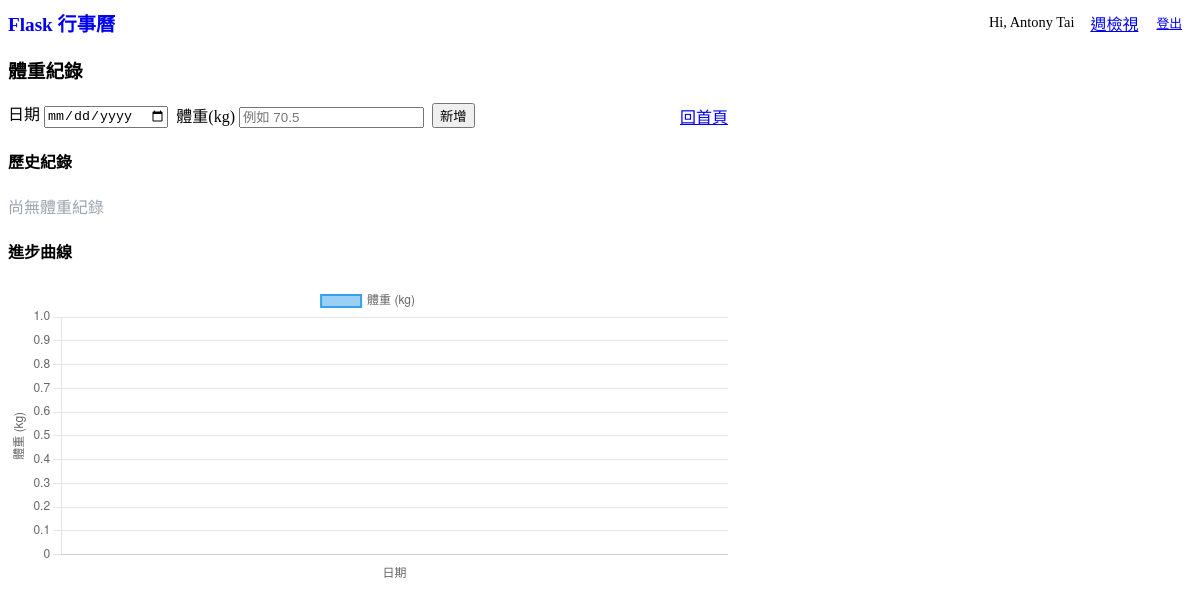
The app's page /weight (signed in), older data.
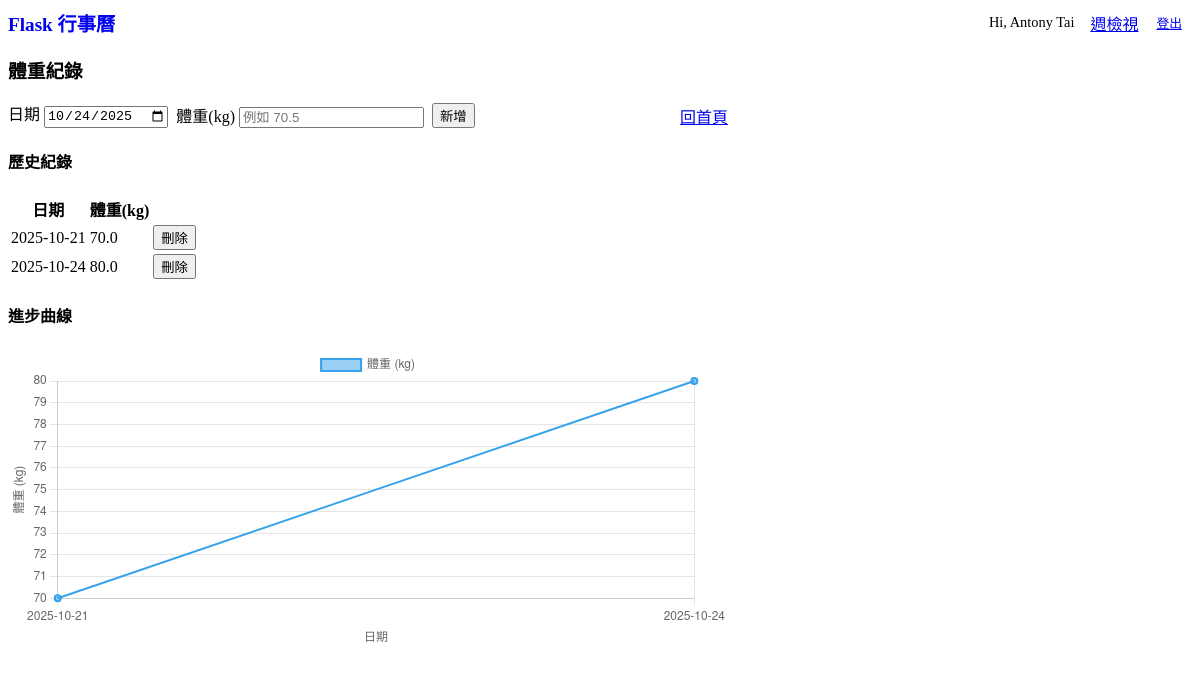
The same page, newer data.
### app.py (models this page shows)
class User(UserMixin, db.Model):
    __tablename__ = "users"
    id = db.Column(db.Integer, primary_key=True)
    email = db.Column(db.String(100), unique=True, nullable=False, index=True) # Email 是核心
    name = db.Column(db.String(100), nullable=True)
    created_at = db.Column(db.DateTime, default=func.now())
    social_auths = db.relationship('SocialAuth', backref='user', lazy=True)

class WeightEntry(db.Model):
    __tablename__ = "weight_entries"
    user_id = db.Column(db.Integer, db.ForeignKey('users.id'), nullable=False)
    id = db.Column(db.Integer, primary_key=True)
    date = db.Column(db.Date, nullable=False, index=True)
    weight_kg = db.Column(db.Float, nullable=False)
    created_at = db.Column(db.DateTime, default=func.now())

### app.py (the view, shortened to what this page needs)
@app.route("/weight", methods=["GET", "POST"])
@login_required
def weight_page():
    rows = (
        WeightEntry.query
        .filter_by(user_id=current_user.id) # [修正 2] 查詢時只抓自己的資料
        .order_by(WeightEntry.date.asc())
        .all()
    )
    dates = [r.date.strftime("%Y-%m-%d") for r in rows]
    weights = [r.weight_kg for r in rows]
    return render_template(
        "weight.html",
        rows=rows,
        dates=dates,
        weights=weights,
    )

### app.py (called while the page is built)
@login_manager.user_loader
def load_user(user_id):
    return User.query.get(int(user_id))

### templates/weight.html (shortened to what this page needs)
{% extends "base.html" %}
{% block content %}
<h3>體重紀錄</h3>
<section style="max-width:720px;">
  <form method="post" style="display:flex; gap:.5rem; align-items:end; flex-wrap:wrap;">
    <label>
      日期
      <input type="date" name="date" required value="{{ (rows[-1].date.strftime('%Y-%m-%d') if rows|length>0 else '') }}">
    </label>
    <label>
      體重(kg)
      <input type="number" step="0.1" name="weight_kg" required placeholder="例如 70.5">
    </label>
    <div>
      <button type="submit">新增</button>
    </div>
    <div style="margin-left:auto;">
      <a class="secondary" href="{{ url_for('index') }}">回首頁</a>
    </div>
  </form>
  <div style="margin-top:1rem;">
    <h4>歷史紀錄</h4>
    {% if rows|length == 0 %}
      <p class="muted">尚無體重紀錄</p>
    {% else %}
      <table>
        <thead><tr><th>日期</th><th>體重(kg)</th><th></th></tr></thead>
        <tbody>
          {% for r in rows %}
            <tr>
              <td>{{ r.date.strftime('%Y-%m-%d') }}</td>
              <td>{{ '%.1f'|format(r.weight_kg) }}</td>
              <td>
                <form method="post" action="{{ url_for('weight_delete', entry_id=r.id) }}" style="display:inline;">
                  <button class="secondary outline" onclick="return confirm('刪除此筆體重紀錄？')">刪除</button>
                </form>
              </td>
            </tr>
          {% endfor %}
        </tbody>
      </table>
    {% endif %}
  </div>
  <div style="margin-top:1.25rem;">
    <h4>進步曲線</h4>
    <div style="position: relative; height: 300px; width: 100%;">
        <canvas id="weightChart"></canvas>
    </div>
  </div>
</section>
<script>
  // 從後端注入的 arrays (使用 Jinja2 的 tojson)
  const labels = {{ dates | tojson }};
  const dataVals = {{ weights | tojson }};
  const ctx = document.getElementById('weightChart').getContext('2d');
  const weightChart = new Chart(ctx, {
    type: 'line',
    data: {
      labels: labels,
      datasets: [{
        label: '體重 (kg)',
        data: dataVals,
        fill: false,
        tension: 0.2,
        borderWidth: 2,
        pointRadius: 3
      }]
    },
    options: {
      scales: {
        x: {
          display: true,
          title: { display: true, text: '日期' }
        },
        y: {
          display: true,
          title: { display: true, text: '體重 (kg)' }
        }
      },
      responsive: true,
      maintainAspectRatio: false
    }
  });
</script>
{% endblock %}

### templates/base.html (shortened to what this page needs)
<!doctype html>
<html lang="zh-Hant">
<head>
  <link rel="stylesheet" href="https://cdn.jsdelivr.net/npm/@picocss/pico@2/css/pico.min.css">
  <link rel="stylesheet" type="text/css" href="https://unpkg.com/trix@2.0.8/dist/trix.css">
  <link rel="stylesheet" href="{{ url_for('static', filename='css/style.css') }}">
</head>
<body class="container">
  <nav class="topbar">
  <strong>
    <a href="{{ url_for('index') }}" style="text-decoration:none; font-size:1.2rem;">
      Flask 行事曆
    </a>
  </strong>
  <div class="nav-right">
    {% if current_user.is_authenticated %}
      <span style="margin-right: 0.5rem; font-size: 0.9rem;">Hi, {{ current_user.name }}</span>
      {% if request.endpoint == 'week_view' %}
        <a href="{{ url_for('index') }}">月檢視</a>
      {% else %}
        <a href="{{ url_for('week_view') }}">週檢視</a>
      {% endif %}
      <a href="{{ url_for('logout') }}" role="button" class="outline contrast" style="padding: 5px 10px; font-size: 0.8rem;">登出</a>
    {% else %}
      <a href="{{ url_for('login') }}" role="button" style="padding: 5px 15px;">登入</a>
    {% endif %}
  </div>
</nav>
  <main>
    {% block content %}{% endblock %}
  </main>
</body>
</html>

### templates/base.html (style rules this page uses)
.topbar { display:flex; gap:.5rem; justify-content:space-between; align-items:center; }
.nav-right { display:flex; gap:.5rem; align-items:center; }

Row changes from the older to the newer data that the page shows:
added WeightEntry: date "10/24/2025", date "2025-10-24", weight_kg "80.0"
added WeightEntry: date "2025-10-21", weight_kg "70.0"
Text that changed along with them:
chart data {{ dates | tojson }}: [] → ["2025-10-21", "2025-10-24"]
chart data {{ weights | tojson }}: [] → [70.0, 80.0]
text no longer shown: "尚無體重紀錄"
text now shown: "日期 體重(kg)"
